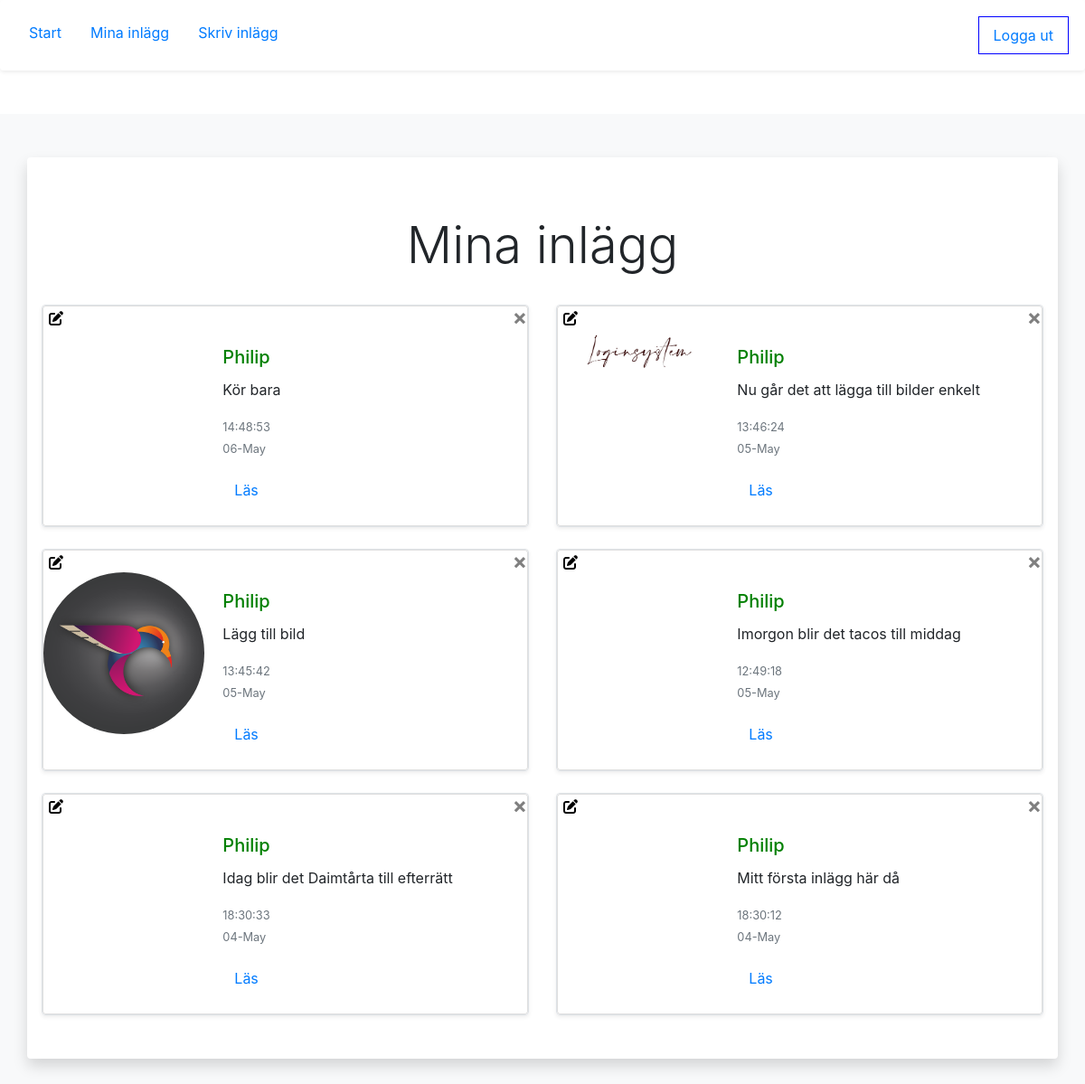
The page /mycontent.php (signed in) on the database its author committed.
### tables this page shows
CREATE TABLE `content` (
  `id` int(11) NOT NULL,
  `author` varchar(55) NOT NULL,
  `title` varchar(55) NOT NULL,
  `text` longtext NOT NULL,
  `image` varchar(255) NOT NULL,
  `date` varchar(55) NOT NULL,
  `time` varchar(55) NOT NULL
);

### mypostloggedin.php (the view)
<?php
require_once('db.php');
$sql = "SELECT * FROM content WHERE author = '$_SESSION[username]' ORDER BY id DESC";
$result = mysqli_query($con, $sql);
if (mysqli_num_rows($result) > 0) {
    while($row = mysqli_fetch_assoc($result)) {
echo '
    <div class="col-md-6">
      <div class="row no-gutters border rounded overflow-hidden flex-md-row mb-4 shadow-sm h-md-250 position-relative">
        <div class="card mb-" style="max-width: 540px;">
       <div class="float-right position-absolute">
                            <form id="myForm" action="editdataloggedin.php" method="GET">
                 <input type="hidden" name="id" value='.$row["id"].'>
                   <button id="edit" type="submit"> <i class="fas fa-edit"></i> </button>
                                    </form>
                                    </div>
           <div class="float-right">
                    <form id="myForm" action="deletedataloggedin.php" method="GET">
                 <input type="hidden" name="id" value='.$row["id"].'>
                  <button type="submit" class="close" aria-label="Close">
  <span aria-hidden="true">&times;</span>
</button>
</form>
      </div>
  <div class="row no-gutters">
    <div class="col-md-4">
      <img src="'.$row['image'].'" class="card-img rounded-circle" alt="">
    </div>
    <div class="col-md-8">
      <div class="card-body">
        <h5 class="card-title">'.$row['author'].'</h5>
        <p id="card-text">'.$row['text'].'</p>
        <p class="card-text"><small class="text-muted">'.$row['time'].'<br>'.$row['date'].'</small></p>
            <form id="myForm" action="getdataloggedin.php" method="GET">
                 <input type="hidden" name="id" value='.$row["id"].'>
         <button type="submit" class="btn btn-link">Läs</button>
         </form>
      </div>
    </div>
  </div>
</div>
    </div>
  </div>
        ';
    }
} else {
    echo
     '<p> Inga inlägg ännu </p>
        '
        ;
}
?>

### style.css (style rules this page uses)
.card-title { color: green; }
#card-text { width: 540px; overflow: hidden; white-space: nowrap; text-overflow: ellipsis; }
#edit { background-color: transparent; border: none; }

### rows shown on the page
content: author "Philip", text "Kör bara", time "14:48:53", date "06-May"
content: image (picture), author "Philip", text "Nu går det att lägga till bilder enkelt", time "13:46:24", date "05-May"
content: image (picture), author "Philip", text "Lägg till bild", time "13:45:42", date "05-May"
content: author "Philip", text "Imorgon blir det tacos till middag", time "12:49:18", date "05-May"
content: author "Philip", text "Idag blir det Daimtårta till efterrätt", time "18:30:33", date "04-May"
content: author "Philip", text "Mitt första inlägg här då", time "18:30:12", date "04-May"
